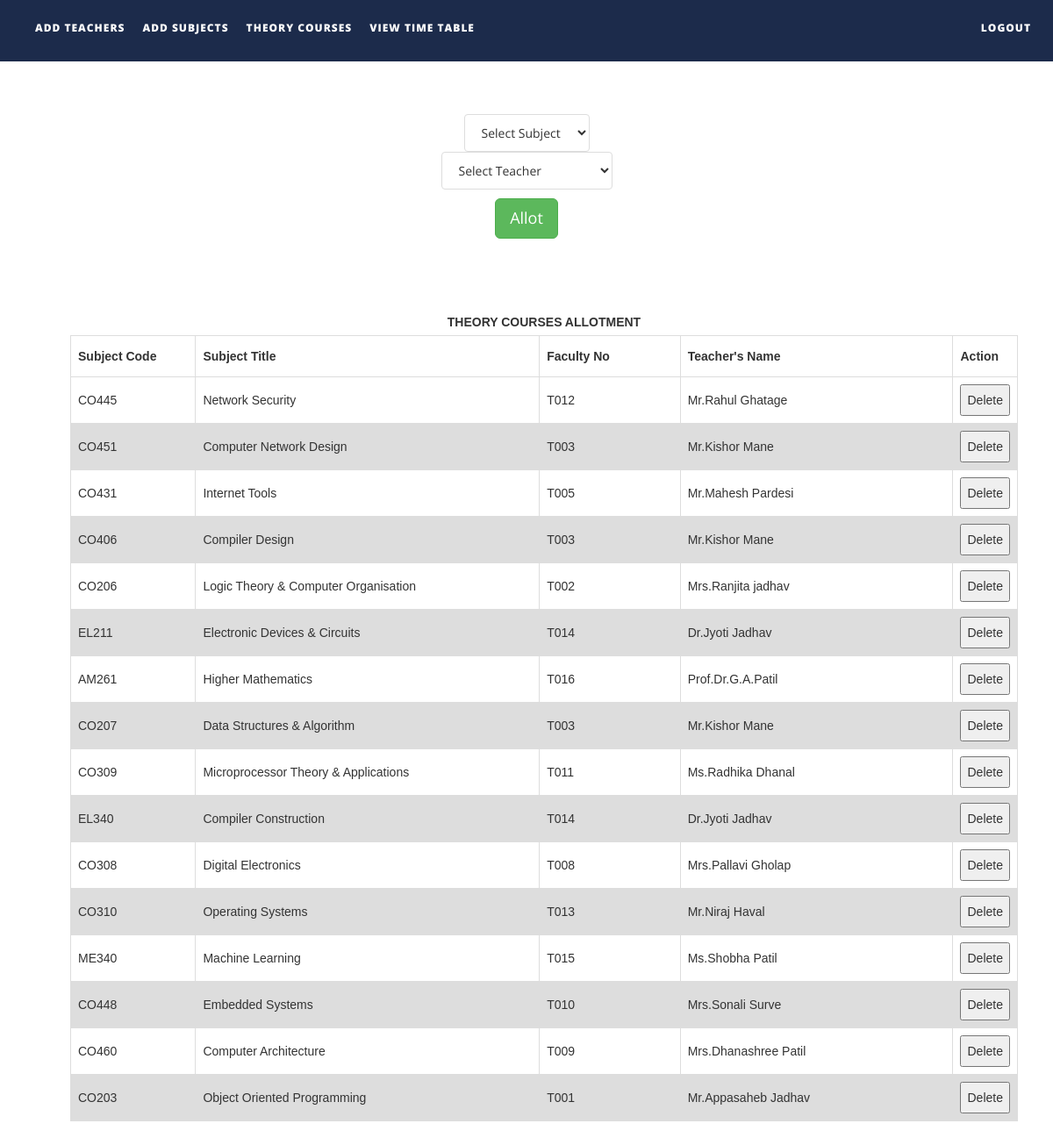
/files/allotsubjects.php, run on the app's committed database.
### tables this page shows
CREATE TABLE `subjects` (
  `subject_code` varchar(10) NOT NULL,
  `subject_name` varchar(50) NOT NULL,
  `course_type` varchar(15) NOT NULL,
  `semester` int(1) NOT NULL,
  `department` varchar(50) NOT NULL,
  `isAlloted` int(1) NOT NULL,
  `allotedto` text NOT NULL,
  `allotedto2` text NOT NULL,
  `allotedto3` text NOT NULL
);

CREATE TABLE `teachers` (
  `faculty_number` varchar(10) NOT NULL,
  `name` text NOT NULL,
  `alias` varchar(10) NOT NULL,
  `designation` varchar(30) NOT NULL,
  `contact_number` varchar(15) NOT NULL,
  `emailid` varchar(50) NOT NULL,
  `password` varchar(100) NOT NULL DEFAULT '1234'
);

### files/allotsubjects.php (the view, shortened to what this page needs)
<!DOCTYPE html>
<html xmlns="http://www.w3.org/1999/xhtml">
<head>
    <link href="assets/css/bootstrap.css" rel="stylesheet"/>
    <link href="assets/css/font-awesome.min.css" rel="stylesheet"/>
    <link href="assets/css/flexslider.css" rel="stylesheet"/>
    <link href="assets/css/style.css" rel="stylesheet"/>
</head>
<body>
<div class="navbar navbar-inverse navbar-fixed-top " id="menu">
    <div class="container">
        <div class="navbar-collapse collapse move-me">
            <ul class="nav navbar-nav navbar-left">
                <li><a href="addteachers.php">ADD TEACHERS</a></li>
                <li><a href="addsubjects.php">ADD SUBJECTS</a></li>
                <li><a href="allotsubjects.php">THEORY COURSES</a></li>
                <li><a href="generatetimetable.php">VIEW TIME TABLE</a></li>
            </ul>
            <ul class="nav navbar-nav navbar-right">
                <li><a href="index.php">LOGOUT</a></li>
            </ul>
        </div>
    </div>
</div>
<br>
<div align="center">
    <form action="allotmentFormvalidation.php" method="post" style="margin-top: 100px">
        <div style="margin-top: 5px">
            <select name="tobealloted" class="list-group-item">
                <?php
                $q = mysqli_query(mysqli_connect("localhost", "root", "", "ttms"),
                    "SELECT * FROM subjects");
                $row_count = mysqli_num_rows($q);
                if ($row_count) {
                    $mystring = '
         <option selected disabled>Select Subject</option>';
                    while ($row = mysqli_fetch_assoc($q)) {
                        if ($row['isAlloted'] == 1 || $row['course_type'] == "LAB")
                            continue;
                        $mystring .= '<option value="' . $row['subject_code'] . '">' . $row['subject_name'] . '</option>';
                    }
                    echo $mystring;
                }
                ?>
            </select>
        </div>
        <div>
            <select name="toalloted" class="list-group-item">
                <?php
                $q = mysqli_query(mysqli_connect("localhost", "root", "", "ttms"),
                    "SELECT * FROM teachers ");
                $row_count = mysqli_num_rows($q);
                if ($row_count) {
                    $mystring = '
         <option selected disabled>Select Teacher</option>';
                    while ($row = mysqli_fetch_assoc($q)) {
                        $mystring .= '<option value="' . $row['faculty_number'] . '">' . $row['name'] . '</option>';
                    }
                    echo $mystring;
                }
                ?>
            </select>
        </div>
        <div style="margin-top: 10px">
            <button type="submit" class="btn btn-success btn-lg">Allot</button>
        </div>
    </form>
</div>
<table id=allotedsubjectstable>
    <caption><strong>THEORY COURSES ALLOTMENT</strong></caption>
    <tr>
        <th width="150">Subject Code</th>
        <th width=420>Subject Title</th>
        <th width="170">Faculty No</th>
        <th width="330">Teacher's Name</th>
        <th width="40">Action</th>
    </tr>
    <tbody>
    <?php
    $q = mysqli_query(mysqli_connect("localhost", "root", "", "ttms"),
        "SELECT * FROM subjects ");
    while ($row = mysqli_fetch_assoc($q)) {
        if ($row['isAlloted'] == 0 || $row['course_type'] == 'LAB')
            continue;
        $teacher_id = $row['allotedto'];
        $t = mysqli_query(mysqli_connect("localhost", "root", "", "ttms"),
            "SELECT name FROM teachers WHERE faculty_number = '$teacher_id'");
        $trow = mysqli_fetch_assoc($t);
        echo "<tr><td>{$row['subject_code']}</td>
                    <td>{$row['subject_name']}</td>
                    <td>{$row['allotedto']}</td>
                    <td>{$trow['name']}</td>
                   <td>
                    <button>Delete</button></td>
                    </tr>\n";
    }
    ?>
    </tbody>
</table>
</body>
</html>

### files/assets/css/style.css (style rules this page uses)
#menu { background-color: rgba(28, 43, 75, 1); color: #fff; font-size: 12px; font-weight: 900; letter-spacing: 1px; min-height: 70px; }
.navbar-inverse { border-color: transparent; }
.navbar-inverse .navbar-nav > li > a, .navbar-inverse .navbar-nav > li > a:hover { color: #FFF; padding: 22px 10px; }

### files/allotsubjects.php (style rules this page uses)
table { margin-top: 80px; margin-bottom: 50px; font-family: arial, sans-serif; border-collapse: collapse; margin-left: 80px; width: 90%; }
td, th { border: 1px solid #dddddd; text-align: left; padding: 8px; }
tr:nth-child(even) { background-color: #dddddd; }

### data on the page
subjects: subject_code "CO445", subject_name "Network Security", allotedto "T012", teachers.name "Mr.Rahul Ghatage"
subjects: subject_code "CO451", subject_name "Computer Network Design", allotedto "T003", teachers.name "Mr.Kishor Mane"
subjects: subject_code "CO431", subject_name "Internet Tools", allotedto "T005", teachers.name "Mr.Mahesh Pardesi"
subjects: subject_code "CO406", subject_name "Compiler Design", allotedto "T003", teachers.name "Mr.Kishor Mane"
subjects: subject_code "CO206", subject_name "Logic Theory & Computer Organisation", allotedto "T002", teachers.name "Mrs.Ranjita jadhav"
subjects: subject_code "EL211", subject_name "Electronic Devices & Circuits", allotedto "T014", teachers.name "Dr.Jyoti Jadhav"
subjects: subject_code "AM261", subject_name "Higher Mathematics", allotedto "T016", teachers.name "Prof.Dr.G.A.Patil"
subjects: subject_code "CO207", subject_name "Data Structures & Algorithm", allotedto "T003", teachers.name "Mr.Kishor Mane"
subjects: subject_code "CO309", subject_name "Microprocessor Theory & Applications", allotedto "T011", teachers.name "Ms.Radhika Dhanal"
subjects: subject_code "EL340", subject_name "Compiler Construction", allotedto "T014", teachers.name "Dr.Jyoti Jadhav"
subjects: subject_code "CO308", subject_name "Digital Electronics", allotedto "T008", teachers.name "Mrs.Pallavi Gholap"
subjects: subject_code "CO310", subject_name "Operating Systems", allotedto "T013", teachers.name "Mr.Niraj Haval"
subjects: subject_code "ME340", subject_name "Machine Learning", allotedto "T015", teachers.name "Ms.Shobha Patil"
subjects: subject_code "CO448", subject_name "Embedded Systems", allotedto "T010", teachers.name "Mrs.Sonali Surve"
subjects: subject_code "CO460", subject_name "Computer Architecture", allotedto "T009", teachers.name "Mrs.Dhanashree Patil"
subjects: subject_code "CO203", subject_name "Object Oriented Programming", allotedto "T001", teachers.name "Mr.Appasaheb Jadhav"
